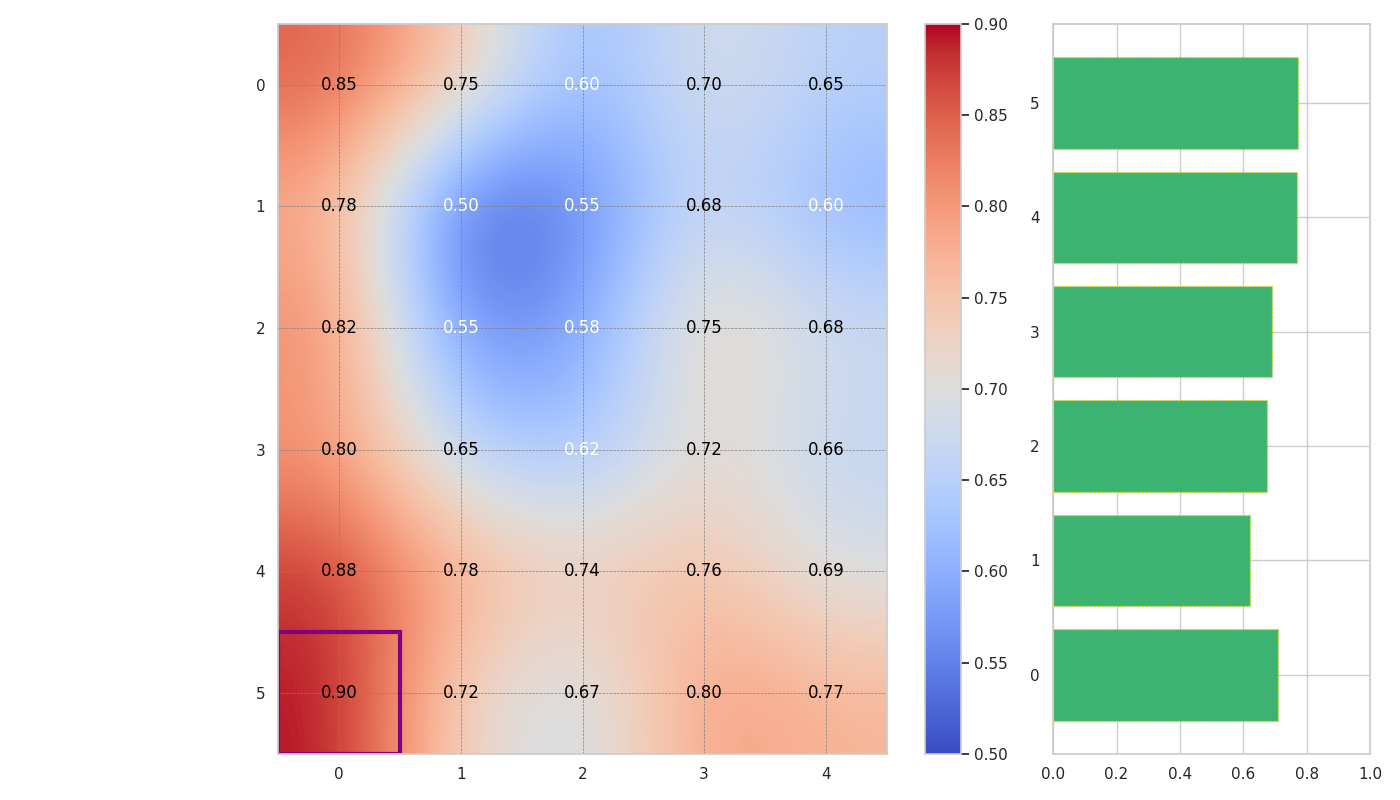

Source code (Python):
import matplotlib.pyplot as plt
import numpy as np
import matplotlib.patches as mpatches

biodiversity_data = np.array([
    [0.85, 0.75, 0.60, 0.70, 0.65],
    [0.78, 0.50, 0.55, 0.68, 0.60],
    [0.82, 0.55, 0.58, 0.75, 0.68],
    [0.80, 0.65, 0.62, 0.72, 0.66],
    [0.88, 0.78, 0.74, 0.76, 0.69],  # New data series
    [0.90, 0.72, 0.67, 0.80, 0.77]   # New data series
])

region_avg = biodiversity_data.mean(axis=1)

fig, (ax1, ax2) = plt.subplots(1, 2, figsize=(14, 8), gridspec_kw={'width_ratios': [3, 1]})

cax = ax1.imshow(biodiversity_data, cmap='coolwarm', aspect='equal', interpolation='bicubic')
fig.colorbar(cax, ax=ax1, fraction=0.046, pad=0.04)

ax1.set_xticks(np.arange(biodiversity_data.shape[1]))
ax1.set_yticks(np.arange(biodiversity_data.shape[0]))

for i in range(biodiversity_data.shape[0]):
    for j in range(biodiversity_data.shape[1]):
        value = biodiversity_data[i, j]
        color = 'white' if value < 0.65 else 'black'
        ax1.text(j, i, f'{value:.2f}', ha='center', va='center', color=color)

ax2.barh(np.arange(biodiversity_data.shape[0]), region_avg, color='mediumseagreen', edgecolor='gold', linestyle=':')
ax2.set_xlim(0, 1)

highlight_index = np.argmax(biodiversity_data)
highlight_x, highlight_y = np.unravel_index(highlight_index, biodiversity_data.shape)
highlight_patch = mpatches.Rectangle((highlight_y-0.5, highlight_x-0.5), 1, 1, fill=False, edgecolor='purple', linewidth=3, linestyle='-')
ax1.add_patch(highlight_patch)

ax1.grid(visible=True, linestyle='--', linewidth=0.5, color='gray')

plt.tight_layout()
plt.show()
